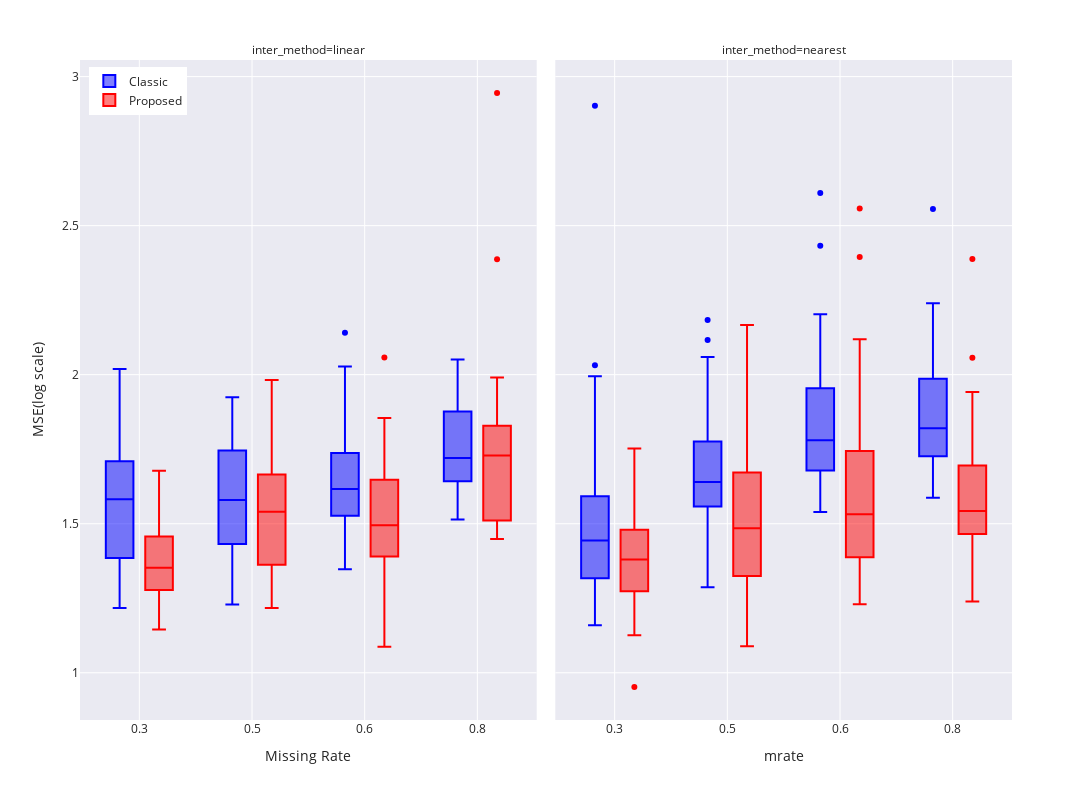

Notebook code cell kept with this figure:
### Code cell
tt = nearest_pedalme.query("dataset=='pedalme' and method!='GNAR' and mtype=='rand' and nof_filters==12 and lags==4 and epoch==50 and model=='GConvGRU' and mrate in [0.3,0.5,0.6,0.8]")
tt['mrate'] = tt['mrate'].astype(str)
tt = tt.sort_values(by=['model','mrate'])
fig = px.box(tt,x='mrate',y='mse',color='method',facet_col='inter_method')
fig.layout['xaxis']['title']['text']='Missing Rate'
fig.layout['yaxis']['title']['text']='MSE(log scale)'

fig.data[0]['marker']['color'] = 'blue'
fig.data[0]['name'] = 'Classic'
fig.data[1]['marker']['color'] = 'blue'
fig.data[1]['name'] = 'Classic'
fig.data[2]['marker']['color'] = 'red'
fig.data[2]['name'] = 'Proposed'
fig.data[3]['marker']['color'] = 'red'
fig.data[3]['name'] = 'Proposed'

fig.layout['legend']['title']=''

fig.update_layout(template="seaborn")
fig.update_layout(title_text="")
fig.update_layout(height=800, width=1800)

fig.update_layout(legend=dict(
    yanchor="top",
    y=0.99,
    xanchor="left",
    x=0.01
 ))
fig

### Figure 1 — Plotly figure (JSON) as saved in the notebook; plotly's stock layout.template omitted (floating-point values rounded to 4 significant figures)
{"data": [{"alignmentgroup": "True", "hovertemplate": "method=STGCN<br>inter_method=linear<br>mrate=%{x}<br>mse=%{y}<extra></extra>", "legendgroup": "STGCN", "marker": {"color": "blue"}, "name": "Classic", "notched": false, "offsetgroup": "STGCN", "orientation": "v", "showlegend": true, "type": "box", "x": ["0.3", "0.3", "0.3", "0.3", "0.3", "0.3", "0.3", "0.3", "0.3", "0.3", "0.3", "0.3", "0.3", "0.3", "0.3", "0.3", "0.3", "0.3", "0.3", "0.3", "0.3", "0.3", "0.3", "0.3", "0.3", "0.3", "0.3", "0.3", "0.3", "0.3", "0.5", "0.5", "0.5", "0.5", "0.5", "0.5", "0.5", "0.5", "0.5", "0.5", "0.5", "0.5", "0.5", "0.5", "0.5", "0.5", "0.5", "0.5", "0.5", "0.5", "0.5", "0.5", "0.5", "0.5", "0.5", "0.5", "0.5", "0.5", "0.5", "0.5", "0.6", "0.6", "0.6", "0.6", "0.6", "0.6", "0.6", "0.6", "0.6", "0.6", "0.6", "0.6", "0.6", "0.6", "0.6", "0.6", "0.6", "0.6", "0.6", "0.6", "0.6", "0.6", "0.6", "0.6", "0.6", "0.6", "0.6", "0.6", "0.6", "0.6", "0.8", "0.8", "0.8", "0.8", "0.8", "0.8", "0.8", "0.8", "0.8", "0.8", "0.8", "0.8", "0.8", "0.8", "0.8", "0.8", "0.8", "0.8", "0.8", "0.8", "0.8", "0.8", "0.8", "0.8", "0.8", "0.8", "0.8", "0.8", "0.8", "0.8"], "x0": " ", "xaxis": "x", "y": [1.778, 1.622, 1.217, 1.502, 1.579, 1.385, 1.376, 1.922, 1.631, 1.382, 1.46, 1.889, 1.753, 1.445, 1.534, 2.019, 1.705, 1.348, 1.711, 1.608, 1.531, 1.325, 1.685, 1.686, 1.766, 1.71, 1.586, 1.386, 1.367, 1.346, 1.512, 1.409, 1.229, 1.887, 1.261, 1.705, 1.442, 1.823, 1.433, 1.43, 1.495, 1.883, 1.432, 1.745, 1.679, 1.815, 1.361, 1.413, 1.602, 1.803, 1.675, 1.845, 1.538, 1.558, 1.742, 1.423, 1.455, 1.651, 1.924, 1.628, 2.141, 1.596, 1.597, 1.711, 1.59, 2.027, 1.899, 1.507, 1.766, 1.919, 1.686, 1.873, 1.809, 1.515, 1.532, 1.492, 1.527, 1.656, 1.644, 1.431, 1.659, 1.576, 1.737, 1.524, 1.535, 1.347, 1.576, 1.47, 1.661, 1.635, 2.04, 1.642, 1.604, 1.595, 1.642, 1.703, 1.759, 1.972, 1.912, 1.936, 1.669, 1.514, 1.876, 1.572, 1.724, 1.927, 1.683, 1.791, 1.835, 1.935, 1.717, 1.758, 1.841, 2.05, 1.56, 1.678, 1.592, 1.729, 1.653, 1.682], "y0": " ", "yaxis": "y"}, {"alignmentgroup": "True", "hovertemplate": "method=STGCN<br>inter_method=nearest<br>mrate=%{x}<br>mse=%{y}<extra></extra>", "legendgroup": "STGCN", "marker": {"color": "blue"}, "name": "Classic", "notched": false, "offsetgroup": "STGCN", "orientation": "v", "showlegend": false, "type": "box", "x": ["0.3", "0.3", "0.3", "0.3", "0.3", "0.3", "0.3", "0.3", "0.3", "0.3", "0.3", "0.3", "0.3", "0.3", "0.3", "0.3", "0.3", "0.3", "0.3", "0.3", "0.3", "0.3", "0.3", "0.3", "0.3", "0.3", "0.3", "0.3", "0.3", "0.3", "0.5", "0.5", "0.5", "0.5", "0.5", "0.5", "0.5", "0.5", "0.5", "0.5", "0.5", "0.5", "0.5", "0.5", "0.5", "0.5", "0.5", "0.5", "0.5", "0.5", "0.5", "0.5", "0.5", "0.5", "0.5", "0.5", "0.5", "0.5", "0.5", "0.5", "0.6", "0.6", "0.6", "0.6", "0.6", "0.6", "0.6", "0.6", "0.6", "0.6", "0.6", "0.6", "0.6", "0.6", "0.6", "0.6", "0.6", "0.6", "0.6", "0.6", "0.6", "0.6", "0.6", "0.6", "0.6", "0.6", "0.6", "0.6", "0.6", "0.6", "0.8", "0.8", "0.8", "0.8", "0.8", "0.8", "0.8", "0.8", "0.8", "0.8", "0.8", "0.8", "0.8", "0.8", "0.8", "0.8", "0.8", "0.8", "0.8", "0.8", "0.8", "0.8", "0.8", "0.8", "0.8", "0.8", "0.8", "0.8", "0.8", "0.8"], "x0": " ", "xaxis": "x2", "y": [1.475, 1.654, 1.441, 1.325, 2.032, 2.902, 1.587, 1.446, 1.592, 1.877, 1.198, 1.496, 1.57, 1.306, 1.577, 1.317, 1.761, 1.218, 1.159, 1.629, 1.481, 1.994, 1.434, 1.269, 1.37, 1.42, 1.207, 1.252, 1.387, 1.439, 1.959, 2.184, 1.797, 1.646, 1.718, 1.45, 1.41, 1.588, 2.116, 1.538, 1.558, 1.482, 1.634, 1.566, 1.575, 2.059, 1.776, 1.293, 1.677, 1.603, 1.683, 1.428, 1.839, 1.648, 1.755, 1.598, 1.585, 1.975, 1.773, 1.287, 1.75, 2.087, 1.613, 1.587, 1.787, 1.955, 1.839, 1.907, 2.202, 1.69, 2.102, 2.081, 1.62, 1.773, 1.851, 1.596, 1.901, 1.659, 1.622, 1.882, 2.433, 1.539, 1.885, 1.692, 1.678, 2.61, 1.679, 2.062, 1.699, 1.762, 1.818, 1.757, 2.555, 1.596, 1.931, 1.727, 2.173, 1.986, 1.71, 1.594, 1.731, 1.959, 1.864, 1.823, 1.587, 1.994, 1.728, 2.072, 1.755, 1.757, 1.707, 1.942, 1.693, 1.726, 1.949, 2.026, 1.948, 2.069, 2.24, 1.718], "y0": " ", "yaxis": "y2"}, {"alignmentgroup": "True", "hovertemplate": "method=IT-STGCN<br>inter_method=linear<br>mrate=%{x}<br>mse=%{y}<extra></extra>", "legendgroup": "IT-STGCN", "marker": {"color": "red"}, "name": "Proposed", "notched": false, "offsetgroup": "IT-STGCN", "orientation": "v", "showlegend": true, "type": "box", "x": ["0.3", "0.3", "0.3", "0.3", "0.3", "0.3", "0.3", "0.3", "0.3", "0.3", "0.3", "0.3", "0.3", "0.3", "0.3", "0.3", "0.3", "0.3", "0.3", "0.3", "0.3", "0.3", "0.3", "0.3", "0.3", "0.3", "0.3", "0.3", "0.3", "0.3", "0.5", "0.5", "0.5", "0.5", "0.5", "0.5", "0.5", "0.5", "0.5", "0.5", "0.5", "0.5", "0.5", "0.5", "0.5", "0.5", "0.5", "0.5", "0.5", "0.5", "0.5", "0.5", "0.5", "0.5", "0.5", "0.5", "0.5", "0.5", "0.5", "0.5", "0.6", "0.6", "0.6", "0.6", "0.6", "0.6", "0.6", "0.6", "0.6", "0.6", "0.6", "0.6", "0.6", "0.6", "0.6", "0.6", "0.6", "0.6", "0.6", "0.6", "0.6", "0.6", "0.6", "0.6", "0.6", "0.6", "0.6", "0.6", "0.6", "0.6", "0.8", "0.8", "0.8", "0.8", "0.8", "0.8", "0.8", "0.8", "0.8", "0.8", "0.8", "0.8", "0.8", "0.8", "0.8", "0.8", "0.8", "0.8", "0.8", "0.8", "0.8", "0.8", "0.8", "0.8", "0.8", "0.8", "0.8", "0.8", "0.8", "0.8"], "x0": " ", "xaxis": "x", "y": [1.335, 1.278, 1.166, 1.314, 1.504, 1.189, 1.374, 1.157, 1.2, 1.353, 1.401, 1.381, 1.543, 1.312, 1.457, 1.414, 1.678, 1.567, 1.467, 1.477, 1.376, 1.172, 1.236, 1.286, 1.357, 1.283, 1.145, 1.352, 1.322, 1.535, 1.217, 1.479, 1.427, 1.982, 1.823, 1.454, 1.596, 1.574, 1.665, 1.467, 1.262, 1.815, 1.57, 1.349, 1.55, 1.395, 1.73, 1.564, 1.568, 1.592, 1.715, 1.728, 1.283, 1.311, 1.282, 1.717, 1.31, 1.53, 1.362, 1.516, 1.371, 1.855, 1.636, 1.422, 1.647, 2.058, 1.325, 1.193, 1.762, 1.531, 1.329, 1.516, 1.411, 1.779, 1.725, 1.503, 1.39, 1.428, 1.322, 1.393, 1.648, 1.245, 1.409, 1.087, 1.488, 1.484, 1.614, 1.525, 1.59, 1.804, 1.62, 2.945, 1.761, 1.828, 1.727, 1.73, 1.453, 1.663, 1.468, 1.952, 1.753, 1.872, 1.487, 1.488, 1.578, 1.595, 1.65, 1.869, 2.387, 1.728, 1.481, 1.801, 1.818, 1.991, 1.449, 1.511, 1.731, 1.503, 1.988, 1.764], "y0": " ", "yaxis": "y"}, {"alignmentgroup": "True", "hovertemplate": "method=IT-STGCN<br>inter_method=nearest<br>mrate=%{x}<br>mse=%{y}<extra></extra>", "legendgroup": "IT-STGCN", "marker": {"color": "red"}, "name": "Proposed", "notched": false, "offsetgroup": "IT-STGCN", "orientation": "v", "showlegend": false, "type": "box", "x": ["0.3", "0.3", "0.3", "0.3", "0.3", "0.3", "0.3", "0.3", "0.3", "0.3", "0.3", "0.3", "0.3", "0.3", "0.3", "0.3", "0.3", "0.3", "0.3", "0.3", "0.3", "0.3", "0.3", "0.3", "0.3", "0.3", "0.3", "0.3", "0.3", "0.3", "0.5", "0.5", "0.5", "0.5", "0.5", "0.5", "0.5", "0.5", "0.5", "0.5", "0.5", "0.5", "0.5", "0.5", "0.5", "0.5", "0.5", "0.5", "0.5", "0.5", "0.5", "0.5", "0.5", "0.5", "0.5", "0.5", "0.5", "0.5", "0.5", "0.5", "0.6", "0.6", "0.6", "0.6", "0.6", "0.6", "0.6", "0.6", "0.6", "0.6", "0.6", "0.6", "0.6", "0.6", "0.6", "0.6", "0.6", "0.6", "0.6", "0.6", "0.6", "0.6", "0.6", "0.6", "0.6", "0.6", "0.6", "0.6", "0.6", "0.6", "0.8", "0.8", "0.8", "0.8", "0.8", "0.8", "0.8", "0.8", "0.8", "0.8", "0.8", "0.8", "0.8", "0.8", "0.8", "0.8", "0.8", "0.8", "0.8", "0.8", "0.8", "0.8", "0.8", "0.8", "0.8", "0.8", "0.8", "0.8", "0.8", "0.8"], "x0": " ", "xaxis": "x2", "y": [1.356, 0.9522, 1.25, 1.341, 1.126, 1.239, 1.21, 1.469, 1.572, 1.306, 1.357, 1.237, 1.47, 1.158, 1.279, 1.618, 1.48, 1.349, 1.752, 1.731, 1.53, 1.431, 1.403, 1.434, 1.497, 1.538, 1.43, 1.405, 1.35, 1.273, 1.244, 1.499, 1.564, 1.566, 1.324, 1.566, 1.536, 1.672, 1.718, 1.472, 1.461, 1.788, 1.521, 1.251, 1.39, 1.202, 1.427, 1.416, 1.256, 1.324, 1.824, 1.817, 1.37, 1.306, 1.852, 1.534, 2.166, 1.089, 1.71, 1.352, 1.381, 1.424, 1.388, 1.353, 1.495, 1.523, 1.792, 1.745, 1.298, 2.395, 1.333, 1.535, 1.68, 1.472, 1.33, 1.431, 2.558, 2.062, 1.432, 1.744, 1.634, 1.625, 1.288, 2.119, 1.528, 1.69, 1.23, 1.655, 2.028, 1.581, 1.907, 1.442, 1.537, 1.331, 1.434, 1.615, 2.057, 1.595, 1.489, 1.667, 1.239, 1.542, 1.622, 1.301, 1.843, 1.547, 1.821, 1.543, 1.747, 1.942, 1.466, 1.696, 2.388, 1.329, 1.525, 1.692, 1.5, 1.471, 1.462, 1.487], "y0": " ", "yaxis": "y2"}], "layout": {"annotations": [{"font": {}, "showarrow": false, "text": "inter_method=linear", "x": 0.245, "xanchor": "center", "xref": "paper", "y": 1, "yanchor": "bottom", "yref": "paper"}, {"font": {}, "showarrow": false, "text": "inter_method=nearest", "x": 0.755, "xanchor": "center", "xref": "paper", "y": 1, "yanchor": "bottom", "yref": "paper"}], "boxmode": "group", "height": 800, "legend": {"title": {"text": ""}, "tracegroupgap": 0, "x": 0.01, "xanchor": "left", "y": 0.99, "yanchor": "top"}, "margin": {"t": 60}, "title": {"text": ""}, "width": 1800, "xaxis": {"anchor": "y", "autorange": true, "domain": [0, 0.49], "range": [-0.515, 3.515], "title": {"text": "Missing Rate"}, "type": "category"}, "xaxis2": {"anchor": "y2", "autorange": true, "domain": [0.51, 1], "matches": "x", "range": [-0.515, 3.515], "title": {"text": "mrate"}, "type": "category"}, "yaxis": {"anchor": "x", "autorange": true, "domain": [0, 1], "range": [0.8415, 3.056], "title": {"text": "MSE(log scale)"}, "type": "linear"}, "yaxis2": {"anchor": "x2", "autorange": true, "domain": [0, 1], "matches": "y", "range": [0.8415, 3.056], "showticklabels": false, "type": "linear"}}}
